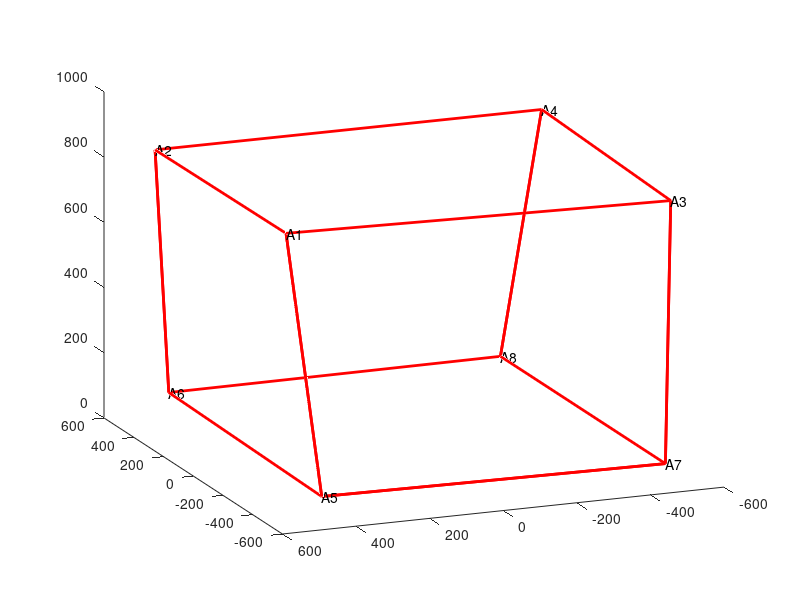

Write the MATLAB code that produced this figure. (Note: this script raises an error after producing the figure.)
%MITE paper 自适应

clearvars -EXCEPT detector_drv1 x1 x2 y1 y2 udpA detector_drv2 imagePoints1 imagePoints2
close all
clc
clf


P1=[-437.082 524.3283 864.7443]';
P2=[439.7277 525.9461 860.8701]';
P3=[-435.143 -521.906 839.1691]';
P4=[437.8987 -523.83 859.4645]';
P5=[-535.048 466.8895 79.72492]';
P6=[531.9962 451.4305 80.32775]';
P7=[-543.043 -463.811 71.49693]';
P8=[529.0567 -448.63 84.36402]';
PT=[P1'; P2'; P3'; P4'; P5'; P6'; P7'; P8'];
e1=[-130/2,130/2,-130/2]';
e2=[130/2,130/2,-130/2]';
e3=[-130/2,-130/2,-130/2]';
e4=[130/2,-130/2,-130/2]';
e5=[-130/2,130/2,130/2]';
e6=[130/2,130/2,130/2]';
e7=[-130/2,-130/2,130/2]';
e8=[130/2,-130/2,130/2]';
ET=[e1'; e2' ;e3' ;e4' ;e5' ;e6' ;e7' ;e8'];
x1= -pi/180*0;
x2=-pi/180*0;
x3=pi/180*0;
P=[P1 P2 P3 P4 P5 P6 P7 P8];
e=[e1 e2 e3 e4 e5 e6 e7 e8];

RA=[cos(x3)*cos(x2),-sin(x3)*cos(x1)+cos(x3)*sin(x2)*sin(x1),sin(x3)*sin(x1)+cos(x3)*sin(x2)*cos(x1);
    cos(x2)*sin(x3),cos(x1)*cos(x3)+sin(x1)*sin(x2)*sin(x3),-cos(x3)*sin(x1)+cos(x1)*sin(x2)*sin(x3);-sin(x2),cos(x2)*sin(x1),cos(x1)*cos(x2)];


figure(1003)
clf
h = gca;
axis([-600 600 -600 600 0 1000])
set(gca,'nextplot','replacechildren','box','off','color','w','xgrid','off')
hold on;
kx=[P7(1) P8(1) P4(1) P3(1) P7(1) P3(1) P1(1) P5(1) P7(1) P5(1) P1(1) P2(1) P6(1) P8(1) P4(1) P2(1) P6(1) P6(1) P5(1)];
ky=[P7(2) P8(2) P4(2) P3(2) P7(2) P3(2) P1(2) P5(2) P7(2) P5(2) P1(2) P2(2) P6(2) P8(2) P4(2) P2(2) P6(2) P6(2) P5(2)];
kz=[P7(3) P8(3) P4(3) P3(3) P7(3) P3(3) P1(3) P5(3) P7(3) P5(3) P1(3) P2(3) P6(3) P8(3) P4(3) P2(3) P6(3) P6(3) P5(3)];
plot3(kx,ky,kz,'r','linewidth',2);

text(P1(1),P1(2),P1(3),'A1','FontSize',10)
text(P2(1),P2(2),P2(3),'A2','FontSize',10)
text(P3(1),P3(2),P3(3),'A3','FontSize',10)
text(P4(1),P4(2),P4(3),'A4','FontSize',10)
text(P5(1),P5(2),P5(3),'A5','FontSize',10)
text(P6(1),P6(2),P6(3),'A6','FontSize',10)
text(P7(1),P7(2),P7(3),'A7','FontSize',10)
text(P8(1),P8(2),P8(3),'A8','FontSize',10)
%view(-28,20)
view(-112,21)
%set(gcf,'Position',[20 20 1200 1200])
hold on
%%%%%%%%%%%
%  L1=220;L2=80; % 2个障碍物
%  W1=125;W2=80;
%  H1=350;H2=450;
%  obs_pos1=[200 -150 H1/2];obs_pos2=[-150 0 H2/2];
%  obs_list=[L1 W1 H1 obs_pos1;L2 W2 H2 obs_pos2];
%%%%%%%%%%%%%%%%%%%%%
%  L2=80; % 1个障碍物
%  W2=80;
%  H2=450;
%  obs_pos2=[-150 0 H2/2];
%  obs_list=[L2 W2 H2 obs_pos2];
%%%%%%%%%%%%%%%%%%%%%%%%%%%%%%%%%%%%
 L1=220;L2=80; L3=220;% 3个障碍物
 W1=125;W2=80; W3=125;
 H1=350;H2=450;H3=420;
 obs_pos1=[200 -150 H1/2];obs_pos2=[-150 0 H2/2];obs_pos3=[-200 200 H3/2];
 obs_list=[L1 W1 H1 obs_pos1;L2 W2 H2 obs_pos2;L3 W3 H3 obs_pos3];
%%%%%%%%%%%%%%%%%%%%%%%%%%%%%%%%

start_pos=[180 180 300];
[cab1, cab2, cab3, cab4, cab5, cab6, cab7, cab8, cube] = eplot(start_pos);
goal_pos=[-180 -180 380];
E=130;
step_size=40;
dg=50;
ball_radius=80;
count=1;
bg=10;
%%%%%
o_efr=0;
maxCostNode_pos=start_pos;
mostFaiure_pos=start_pos;
%%%%%
[collision,BestDis]=checkDis(start_pos,start_pos,obs_list);
if collision
    %error('起始点不可行')
else
    Tree.nodes(1).pos=start_pos;% 初始位置
    Tree.nodes(1).indPrev=0; %父节点索引
    Tree.nodes(1).dis_cost=0;
    Tree.nodes(1).real_cost=getConHullCost(start_pos');
    Tree.nodes(1).BestDis=BestDis;
    Tree.nodes(1).faiureNum=0;
    Tree.nodes(1).extendNum=0.0001;
    Tree.nodes(1).o_efr=Tree.nodes(1).faiureNum/Tree.nodes(1).extendNum;
end
%%%%%%%%%%%%%%%%
u_z=[0 0 1];
u_new_z=(goal_pos-start_pos)/norm(goal_pos-start_pos);
sita=acos(dot(u_z,u_new_z));
n_v=cross(u_z,u_new_z);
n_v_invert=[0 -n_v(3) n_v(2);n_v(3) 0 -n_v(1); -n_v(2) n_v(1) 0];
I=eye(3);
R1=I+sin(sita)*n_v_invert+(1-cos(sita))*n_v_invert*n_v_invert;



for i=1:3
    
    h(i)=drawCuboid([obs_list(i,4:6) obs_list(i,1:3)]);
    set(h(i), 'linestyle', ':');
    set(h(i), 'facecolor', 'y');
    set(h(i), 'FaceAlpha', 0.7);
    
    
end
plot3(start_pos(1),start_pos(2),start_pos(3),'.','markersize',24,'color',[1 0 1]) % start marker
hold on
plot3(goal_pos(1),goal_pos(2),goal_pos(3),'.g','markersize',24,'color',[0 0.8 0]) % goal marker
hold on

curr_pos=start_pos;
flag=1;
p_all_idx=1;
idx=1;
while norm(curr_pos-goal_pos)>dg
    node_pos=cat(1,Tree.nodes.pos);
    [~,maxCost_idx]=max(cat(1,Tree.nodes.dis_cost));
    [~,mostFaiure_idx]=max(cat(1,Tree.nodes.faiureNum));
    if Tree.nodes(p_all_idx).faiureNum>0 || Tree.nodes(idx).faiureNum>0
        flag=0;
    else
        flag=1;
    end
    %rnd=getRandomPoint(goal_pos, 90,[0.5 0.3 0.2]);
    rnd=AdaptiveSample1(0.5,goal_pos,node_pos,Tree.nodes(maxCost_idx).pos,Tree.nodes(mostFaiure_idx).pos,pi/3,flag,R1);
    %rnd_handle = plot3(rnd(1), rnd(2),rnd(3), 'ko', 'MarkerSize', 4, 'MarkerFaceColor','r');
    %rnd=AdaptiveSample(o_efr,start_pos,goal_pos,Tree.nodes(maxCost_idx).pos,Tree.nodes(mostFaiure_idx).pos,node_pos,R1);
    dist_points = pdist2(node_pos,rnd,'squaredeuclidean');
    [sqDist,idx] = min(dist_points); %临时父节点的位置索引和距离
    %   Bring the node at a distance of epsilon near to the closest node
    nearest_point = node_pos(idx,:); % 最近点坐标
    n_dist = realsqrt(sqDist); %最近点距离
    new_point_u=(rnd - nearest_point)/n_dist; % 生长方向， 指向随机点
    new_point = Tree.nodes(idx).pos + step_size*new_point_u;
    [collision,BestDis]=checkDis(Tree.nodes(idx).pos ,new_point,obs_list);
    %Tree.nodes(idx).faiureNum=0;
    Tree.nodes(idx).extendNum=Tree.nodes(idx).extendNum+1; %拓展次数+1
    if collision || ~isInWorkspace(new_point,250,150,650) || BestDis< bg
        Tree.nodes(idx).faiureNum=Tree.nodes(idx).faiureNum+1;
        continue
    end
    
    all_edge_wt = pdist2(node_pos,new_point,'squaredeuclidean'); % 新节点到所有点的距离,这一步给新节点选一个父节点
    n_node_idx = all_edge_wt < ball_radius & all_edge_wt > 0 ; % 新节点邻居点索引
    n_nodes = find(n_node_idx); %邻居点的索引
    
    n_edge_wt = realsqrt(all_edge_wt(n_node_idx)); % 邻居点到距离
    n_total_cost = n_edge_wt+cat(1,Tree.nodes(n_node_idx).real_cost); %邻居点的全部代价
    [p_cost,p_idx] = min(n_total_cost); % 选取最小的代价 为父节点
    p_all_idx=n_nodes(p_idx); %父节点在树上的索引
    if isempty(n_nodes)
        p_all_idx=idx;
    end
    
    p_new_point_u=(new_point-Tree.nodes(p_all_idx).pos)/norm(new_point-Tree.nodes(p_all_idx).pos); %重新选择父节点之后的方向
    [collision,BestDis]=checkDis(Tree.nodes(p_all_idx).pos ,new_point,obs_list); %重新检查
    Tree.nodes(p_all_idx).extendNum=Tree.nodes(p_all_idx).extendNum+1;%拓展次数+1
    if collision || ~isInWorkspace(new_point,250,150,650) || BestDis< bg
        Tree.nodes(p_all_idx).faiureNum=Tree.nodes(p_all_idx).faiureNum+1;
        continue
    end
    
    count=count+1;
    
    Tree.nodes(count).pos=new_point;% 初始位置
    Tree.nodes(count).indPrev=p_all_idx; %父节点索引
    Tree.nodes(count).dis_cost=Tree.nodes(p_all_idx).dis_cost+step_size;
    Tree.nodes(count).real_cost=getConHullCost(new_point');
    Tree.nodes(count).BestDis=BestDis;
    Tree.nodes(count).faiureNum=0;
    Tree.nodes(count).extendNum=0.0001;
    Tree.nodes(count).o_efr=Tree.nodes(count).faiureNum/Tree.nodes(count).extendNum;
    
    
    l_handle = plot3([Tree.nodes(p_all_idx).pos(1), new_point(1)], [Tree.nodes(p_all_idx).pos(2), new_point(2)], [Tree.nodes(p_all_idx).pos(3), new_point(3)],'b', 'Linewidth', 2);
    p_handle = plot3(new_point(1), new_point(2),new_point(3), 'ko', 'MarkerSize', 4, 'MarkerFaceColor','k');
    %rnd_handle = plot3(rnd(1), rnd(2),rnd(3), 'ko', 'MarkerSize', 4, 'MarkerFaceColor','r');
    hold on
    curr_pos=new_point;
    
    pause(0.1)
    drawnow
    
end
phIndforward=backPathIdx(count,Tree);
phInd=pathSmooth(phIndforward,Tree,obs_list);
zlabel('{\it{z}}-axis[mm]')
ylabel('{\it{y}}-axis[mm]')
xlabel('{\it{x}}-axis[mm]')
set(gca,'YTick',-600:200:600)
set(gca,'XTick',-600:200:600)
set(gca,'FontSize',12);
set(gca,'Fontname','times new Roman')

 for i=1:length(phIndforward)-1
 plot3([Tree.nodes(phIndforward(i)).pos(1)  Tree.nodes(phIndforward(i+1)).pos(1)], [Tree.nodes(phIndforward(i)).pos(2)  Tree.nodes(phIndforward(i+1)).pos(2)],  [Tree.nodes(phIndforward(i)).pos(3)  Tree.nodes(phIndforward(i+1)).pos(3)],'g', 'Linewidth', 4);
 end
 
 for i=1:length(phInd)-1
 plot3([Tree.nodes(phInd(i)).pos(1)  Tree.nodes(phInd(i+1)).pos(1)], [Tree.nodes(phInd(i)).pos(2)  Tree.nodes(phInd(i+1)).pos(2)],  [Tree.nodes(phInd(i)).pos(3)  Tree.nodes(phInd(i+1)).pos(3)],'r', 'Linewidth', 4);
 end


function rand_pos=AdaptiveSample(o_efr,start_pos,goal_pos,maxCostNode_pos,mostFaiure_pos,TreeAllPos,R1) %
r1=rand(1);
if r1>o_efr
    s=(start_pos-goal_pos)/norm(start_pos-goal_pos);
    a=(maxCostNode_pos-goal_pos)/norm(maxCostNode_pos-goal_pos);
    sita=acos(dot(s,a));
    R=norm(maxCostNode_pos-goal_pos);
    
    R=R*power(rand(1),1/3);
    sita1=-sita+2*sita*rand(1);
    sita2=rand(1)*2*pi;
    
    z=R*cos(sita1);
    x=R*sin(sita1)*cos(sita2);
    y=R*sin(sita1)*sin(sita2);
    
    rand_pos=(R1*[x y z]')'+goal_pos;
else
    center_pos=mean(TreeAllPos);
    R=norm(center_pos-mostFaiure_pos)*power(rand(1),1/3);
    
    sita1=pi*rand(1);
    sita2=2*pi*rand(1);
    
    z=R*cos(sita1);
    x=R*sin(sita1)*cos(sita2);
    y=R*sin(sita1)*sin(sita2);
    
    rand_pos=[x y z];
end
end



function rand_pos=AdaptiveSample1(o_efr,goal_pos,TreeAllPos,maxCostNode_pos,mostFaiure_pos,sita,flag,R1) %
r1=rand(1);
if flag
    rand_pos=goal_pos;
else
    
    if r1>o_efr
        R=norm(maxCostNode_pos-goal_pos);
        R=R*power(rand(1),1/3);
        sita1=-sita+2*sita*rand(1);
        sita2=rand(1)*2*pi;
        
        z=R*cos(sita1);
        x=R*sin(sita1)*cos(sita2);
        y=R*sin(sita1)*sin(sita2);
        
        rand_pos=(R1*[x y z]')'+goal_pos;
    else
        center_pos=mean(TreeAllPos);
        %R=norm(center_pos-mostFaiure_pos)*power(rand(1),1/3);
        R=400*power(rand(1),1/3);
        sita1=acos(rand(1)*2-1);
        sita2=2*pi*rand(1);
        
        z=R*cos(sita1);
        x=R*sin(sita1)*cos(sita2);
        y=R*sin(sita1)*sin(sita2);
        
        rand_pos=[x y z]+center_pos;
    end
end
end




function real_cost=getConHullCost(G)
% G 列向量
max_cond=0.0079; min_cond=0.0016;

max_av=2.9587e+07;
min_av=2.6388e+07;
P1=[-437.082 524.3283 864.7443]';
P2=[439.7277 525.9461 860.8701]';       %%
P3=[-435.143 -521.906 839.1691]';        %%
P4=[437.8987 -523.83 859.4645]';         %%
P5=[-535.048 466.8895 79.72492]';        %%
P6=[531.9962 451.4305 80.32775]';         %%
P7=[-543.043 -463.811 71.49693]';         %%
P8=[529.0567 -448.63 84.36402]';

e1=[-130/2,130/2,-130/2]';
e2=[130/2,130/2,-130/2]';
e3=[-130/2,-130/2,-130/2]';
e4=[130/2,-130/2,-130/2]';
e5=[-130/2,130/2,130/2]';
e6=[130/2,130/2,130/2]';
e7=[-130/2,-130/2,130/2]';
e8=[130/2,-130/2,130/2]';

AA=ff2n(8)';
%C1=[];
%C2=[];%Normalized

%G=[x y z]';


W=[0 0 0 0 0 -1*9.8]';

x1=0;
x2=0;
x3=0;

RA=[cos(x3)*cos(x2),-sin(x3)*cos(x1)+cos(x3)*sin(x2)*sin(x1),sin(x3)*sin(x1)+cos(x3)*sin(x2)*cos(x1);
    cos(x2)*sin(x3),cos(x1)*cos(x3)+sin(x1)*sin(x2)*sin(x3),-cos(x3)*sin(x1)+cos(x1)*sin(x2)*sin(x3);-sin(x2),cos(x2)*sin(x1),cos(x1)*cos(x2)];

L1ve=P1-RA*e1-G; %% PONIT B  posion relative to fame KA
L2ve=P2-RA*e2-G;
L3ve=P3-RA*e3-G;
L4ve=P4-RA*e4-G;
L5ve=P5-RA*e5-G;
L6ve=P6-RA*e6-G;
L7ve=P7-RA*e7-G;
L8ve=P8-RA*e8-G;

bxy1p=sqrt((L1ve(1)^2)+(L1ve(2)^2));% length of bxy
bxy2p=sqrt((L2ve(1)^2)+(L2ve(2)^2));
bxy3p=sqrt((L3ve(1)^2)+(L3ve(2)^2));
bxy4p=sqrt((L4ve(1)^2)+(L4ve(2)^2));
bxy5p=sqrt((L5ve(1)^2)+(L5ve(2)^2));
bxy6p=sqrt((L6ve(1)^2)+(L6ve(2)^2));
bxy7p=sqrt((L7ve(1)^2)+(L7ve(2)^2));
bxy8p=sqrt((L8ve(1)^2)+(L8ve(2)^2));



rp=[13,13,13,13,13,13,13,13];

bxy1=bxy1p-rp(1);
bxy2=bxy2p-rp(2);
bxy3=bxy3p-rp(3);
bxy4=bxy4p-rp(4);
bxy5=bxy5p-rp(5);
bxy6=bxy6p-rp(6);
bxy7=bxy7p-rp(7);
bxy8=bxy8p-rp(8);

bz1=L1ve(3);
bz2=L2ve(3);
bz3=L3ve(3);
bz4=L4ve(3);
bz5=L5ve(3);
bz6=L6ve(3);
bz7=L7ve(3);
bz8=L8ve(3);

MB1=sqrt((bxy1^2)+(bz1^2));
MB2=sqrt((bxy2^2)+(bz2^2));
MB3=sqrt((bxy3^2)+(bz3^2));
MB4=sqrt((bxy4^2)+(bz4^2));
MB5=sqrt((bxy5^2)+(bz5^2));
MB6=sqrt((bxy6^2)+(bz6^2));
MB7=sqrt((bxy7^2)+(bz7^2));
MB8=sqrt((bxy8^2)+(bz8^2));

lf(1)=sqrt((MB1^2)-(rp(1)^2));
lf(2)=sqrt((MB2^2)-(rp(2)^2));
lf(3)=sqrt((MB3^2)-(rp(3)^2));
lf(4)=sqrt((MB4^2)-(rp(4)^2));
lf(5)=sqrt((MB5^2)-(rp(5)^2));
lf(6)=sqrt((MB6^2)-(rp(6)^2));
lf(7)=sqrt((MB7^2)-(rp(7)^2));
lf(8)=sqrt((MB8^2)-(rp(8)^2));

beta(1)=acos(lf(1)/sqrt((bxy1^2)+(bz1^2)))+acos(bz1/(sqrt((bxy1^2)+bz1^2)));
beta(2)=acos(lf(2)/sqrt((bxy2^2)+(bz2^2)))+acos(bz2/(sqrt((bxy2^2)+bz2^2)));
beta(3)=acos(lf(3)/sqrt((bxy3^2)+(bz3^2)))+acos(bz3/(sqrt((bxy3^2)+bz3^2)));
beta(4)=acos(lf(4)/sqrt((bxy4^2)+(bz4^2)))+acos(bz4/(sqrt((bxy4^2)+bz4^2)));
beta(5)=acos(lf(5)/sqrt((bxy5^2)+(bz5^2)))+acos(bz5/(sqrt((bxy5^2)+bz5^2)));
beta(6)=acos(lf(6)/sqrt((bxy6^2)+(bz6^2)))+acos(bz6/(sqrt((bxy6^2)+bz6^2)));
beta(7)=acos(lf(7)/sqrt((bxy7^2)+(bz7^2)))+acos(bz7/(sqrt((bxy7^2)+bz7^2)));
beta(8)=acos(lf(8)/sqrt((bxy8^2)+(bz8^2)))+acos(bz8/(sqrt((bxy8^2)+bz8^2)));

% gama(1)=0;
% gama(2)=0;
% gama(3)=0;
% gama(4)=0;
% gama(5)=0;
% gama(6)=0;
% gama(7)=0;
% gama(8)=0;

gama(1)=atan2(L1ve(2),L1ve(1));
gama(2)=atan2(L2ve(2),L2ve(1));
gama(3)=atan2(L3ve(2),L3ve(1));
gama(4)=atan2(L4ve(2),L4ve(1));
gama(5)=atan2(L5ve(2),L5ve(1));
gama(6)=atan2(L6ve(2),L6ve(1));
gama(7)=atan2(L7ve(2),L7ve(1));
gama(8)=atan2(L8ve(2),L8ve(1));

RZ1=[cos(gama(1)) -sin(gama(1)) 0;sin(gama(1)) cos(gama(1)) 0;0 0 1];
RZ2=[cos(gama(2)) -sin(gama(2)) 0;sin(gama(2)) cos(gama(2)) 0;0 0 1];
RZ3=[cos(gama(3)) -sin(gama(3)) 0;sin(gama(3)) cos(gama(3)) 0;0 0 1];
RZ4=[cos(gama(4)) -sin(gama(4)) 0;sin(gama(4)) cos(gama(4)) 0;0 0 1];
RZ5=[cos(gama(5)) -sin(gama(5)) 0;sin(gama(5)) cos(gama(5)) 0;0 0 1];
RZ6=[cos(gama(6)) -sin(gama(6)) 0;sin(gama(6)) cos(gama(6)) 0;0 0 1];
RZ7=[cos(gama(7)) -sin(gama(7)) 0;sin(gama(7)) cos(gama(7)) 0;0 0 1];
RZ8=[cos(gama(8)) -sin(gama(8)) 0;sin(gama(8)) cos(gama(8)) 0;0 0 1];

RY1=[cos(beta(1)) 0 sin(beta(1));0 1 0;-sin(beta(1)) 0 cos(beta(1))];
RY2=[cos(beta(2)) 0 sin(beta(2));0 1 0;-sin(beta(2)) 0 cos(beta(2))];
RY3=[cos(beta(3)) 0 sin(beta(3));0 1 0;-sin(beta(3)) 0 cos(beta(3))];
RY4=[cos(beta(4)) 0 sin(beta(4));0 1 0;-sin(beta(4)) 0 cos(beta(4))];
RY5=[cos(beta(5)) 0 sin(beta(5));0 1 0;-sin(beta(5)) 0 cos(beta(5))];
RY6=[cos(beta(6)) 0 sin(beta(6));0 1 0;-sin(beta(6)) 0 cos(beta(6))];
RY7=[cos(beta(7)) 0 sin(beta(7));0 1 0;-sin(beta(7)) 0 cos(beta(7))];
RY8=[cos(beta(8)) 0 sin(beta(8));0 1 0;-sin(beta(8)) 0 cos(beta(8))];

I=[1 0 0;0 1 0;0 0 1];

c1=P1+RA*(RZ1*((I-RY1)*[13,0,0]'));% real cable outgoing point veter
c2=P2+RA*(RZ2*((I-RY2)*[13,0,0]'));
c3=P3+RA*(RZ3*((I-RY3)*[13,0,0]'));
c4=P4+RA*(RZ4*((I-RY4)*[13,0,0]'));
c5=P5+RA*(RZ5*((I-RY5)*[13,0,0]'));
c6=P6+RA*(RZ6*((I-RY6)*[13,0,0]'));
c7=P7+RA*(RZ7*((I-RY7)*[13,0,0]'));
c8=P8+RA*(RZ8*((I-RY8)*[13,0,0]'));

l1=c1-G-RA*e1;
l2=c2-G-RA*e2;
l3=c3-G-RA*e3;
l4=c4-G-RA*e4;
l5=c5-G-RA*e5;
l6=c6-G-RA*e6;
l7=c7-G-RA*e7;
l8=c8-G-RA*e8;

L1=norm(l1);
L2=norm(l2);
L3=norm(l3);
L4=norm(l4);
L5=norm(l5);
L6=norm(l6);
L7=norm(l7);
L8=norm(l8);

u1=l1/L1;
u2=l2/L2;
u3=l3/L3;
u4=l4/L4;
u5=l5/L5;
u6=l6/L6;
u7=l7/L7;
u8=l8/L8;

M1=cross(RA*e1,u1);
M2=cross(RA*e2,u2);
M3=cross(RA*e3,u3);
M4=cross(RA*e4,u4);
M5=cross(RA*e5,u5);
M6=cross(RA*e6,u6);
M7=cross(RA*e7,u7);
M8=cross(RA*e8,u8);

U=[u1 u2 u3 u4 u5 u6 u7 u8];
M=[M1 M2 M3 M4 M5 M6 M7 M8];
J=[U;M];
JG=[J W];
detaT=100;
di=diag([detaT detaT detaT detaT detaT detaT detaT detaT]);
MW=U*di; % M matrix in paper
A_alpha=MW*AA;
A_alphaT=A_alpha';
[~,av2] = convhull(A_alphaT(:,1),A_alphaT(:,2),A_alphaT(:,3),'Simplify',true);
%C1=[C1;x y z av2];
hullCost=(av2-min_av)/(max_av-min_av);

nJ=J';
con1=cond(nJ);
con1=1/con1;

condCost=(con1-min_cond)/(max_cond-min_cond);
real_cost=hullCost+condCost;
end


function phIndforward=backPathIdx(leafNodes,Tree)
phInd=leafNodes;
phIndex = Tree.nodes(leafNodes).indPrev;
phInd=[phInd phIndex];
while 1
    
    phIndex = Tree.nodes(phIndex).indPrev;    % 沿终点回溯到起点
    if phIndex == 0
        break
    end
    
    phInd=[phInd phIndex];
       
end
 phIndforward=fliplr(phInd);
end
% 
%  for i=1:length(phIndforward)-1
%  plot3([Tree.nodes(phIndforward(i)).pos(1)  Tree.nodes(phIndforward(i+1)).pos(1)], [Tree.nodes(phIndforward(i)).pos(2)  Tree.nodes(phIndforward(i+1)).pos(2)],  [Tree.nodes(phIndforward(i)).pos(3)  Tree.nodes(phIndforward(i+1)).pos(3)],'g', 'Linewidth', 4);
%  end
%  
%  for i=1:length(phInd)-1
%  plot3([Tree.nodes(phInd(i)).pos(1)  Tree.nodes(phInd(i+1)).pos(1)], [Tree.nodes(phInd(i)).pos(2)  Tree.nodes(phInd(i+1)).pos(2)],  [Tree.nodes(phInd(i)).pos(3)  Tree.nodes(phInd(i+1)).pos(3)],'r', 'Linewidth', 4);
%  end

function phInd=pathSmooth(phIndforward,Tree,obs_list)
i=1;
phInd=phIndforward(i);
N=length(phIndforward);
while  i~=N
    j=N;
    while j~=i
        [collision,BestDis]=checkDis(Tree.nodes(phIndforward(i)).pos,Tree.nodes(phIndforward(j)).pos,obs_list);
        if ~collision
            i=j;
            phInd=[phInd phIndforward(i)];
            break
        end
        j=j-1;
        
    end
end


end
        

% 2obstacle view(-146.5,21.6)
